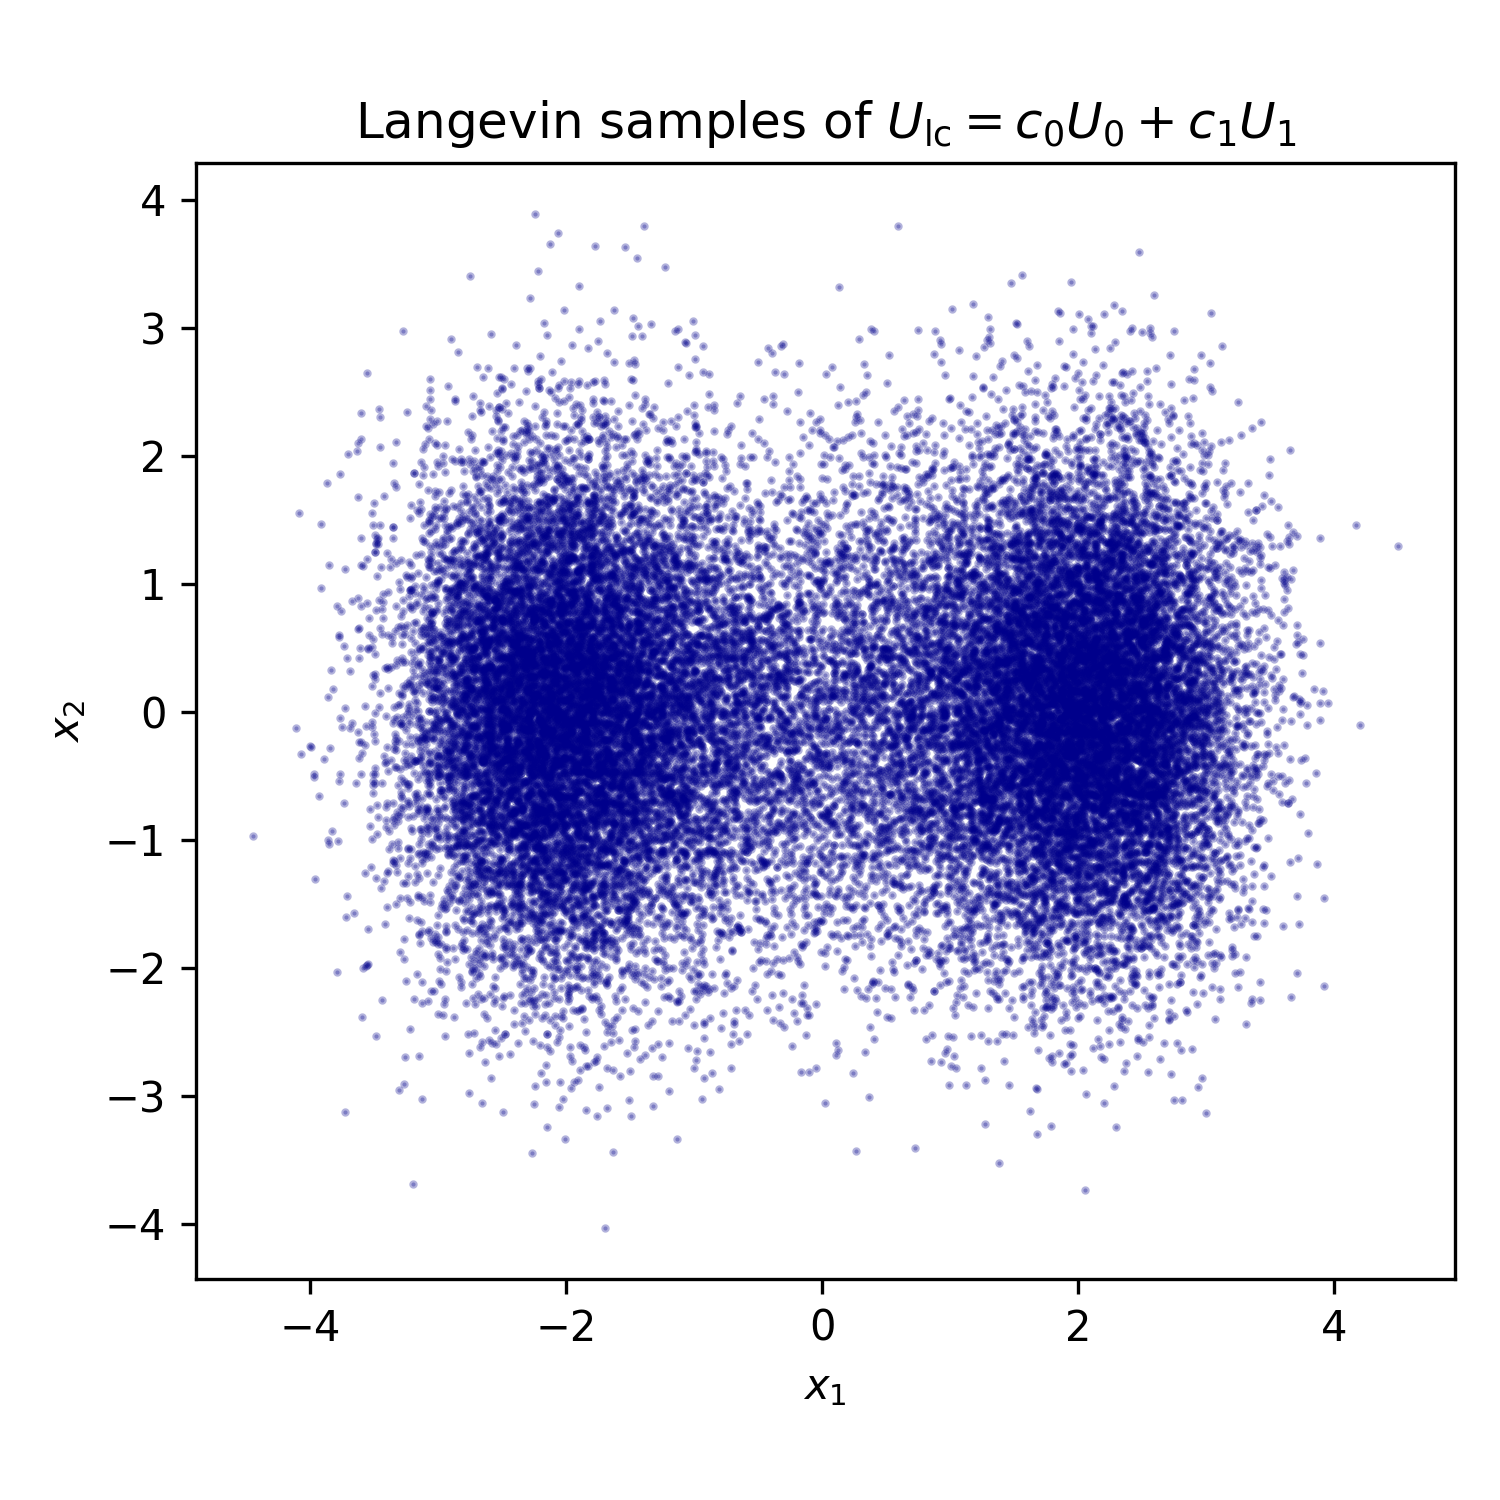

The script that saved this image:
import torch
from zflows import Potential, Linear_Combination, langevin

device = 'cuda' if torch.cuda.is_available() else 'cpu'
torch.manual_seed(0)

# U0(x) = (x1^2 + x2^2) / 2
class U0(Potential):
    def __init__(self):
        super().__init__()
    def forward(self, x: torch.Tensor) -> torch.Tensor:
        x1 = x[:, 0]
        x2 = x[:, 1]
        return 0.5 * (x1 ** 2 + x2 ** 2)

# U1(x) = 2 * cos(x1)
class U1(Potential):
    def __init__(self):
        super().__init__()
    def forward(self, x: torch.Tensor) -> torch.Tensor:
        x1 = x[:, 0]
        return 2 * torch.cos(x1)

u0 = U0().to(device)
u1 = U1().to(device)

# create a linear combination of the potentials
ulc = Linear_Combination(u0, u1, 1.0, 1.2)

# enable gradient computation
import os
os.environ.setdefault("TRITON_PRINT_AUTOTUNING", "0")
os.environ.setdefault("TORCHINDUCTOR_COMPILE_THREADS", "1") # cleaner logs
ulc.enable_grad()

# set Langevin simulation parameters
N = 32 # simulate 32 independent trajectories
x = torch.randn(N, 2).to(device)
step = 1e-2
iterations = 100000
record_every = 100

# run Langevin in chunks of `record_every` steps; record state after each chunk
n_chunks = iterations // record_every
snapshots = []
for _ in range(n_chunks):
    x = langevin(x, potential=ulc, step=step, iters=record_every)
    snapshots.append(x.detach())

samples = torch.cat(snapshots, dim=0) # [n_chunks * N, 2]
print(f"collected samples: {samples.shape}")

# scatter plot of the collected samples
from pathlib import Path
import matplotlib.pyplot as plt

HERE = Path(__file__).resolve().parent
samples_np = samples.cpu().numpy()

fig, ax = plt.subplots(figsize=(5, 5))
ax.scatter(samples_np[:, 0], samples_np[:, 1], s=1, alpha=0.3, color="darkblue")
ax.set_xlabel(r"$x_1$")
ax.set_ylabel(r"$x_2$")
ax.set_aspect("equal")
ax.set_title(r"Langevin samples of $U_{\mathrm{lc}} = c_0 U_0 + c_1 U_1$")

plt.tight_layout()
plt.savefig(HERE / "_linear_combination.png", dpi=300)
plt.show()

ulc.release()
u0.release()
u1.release()
